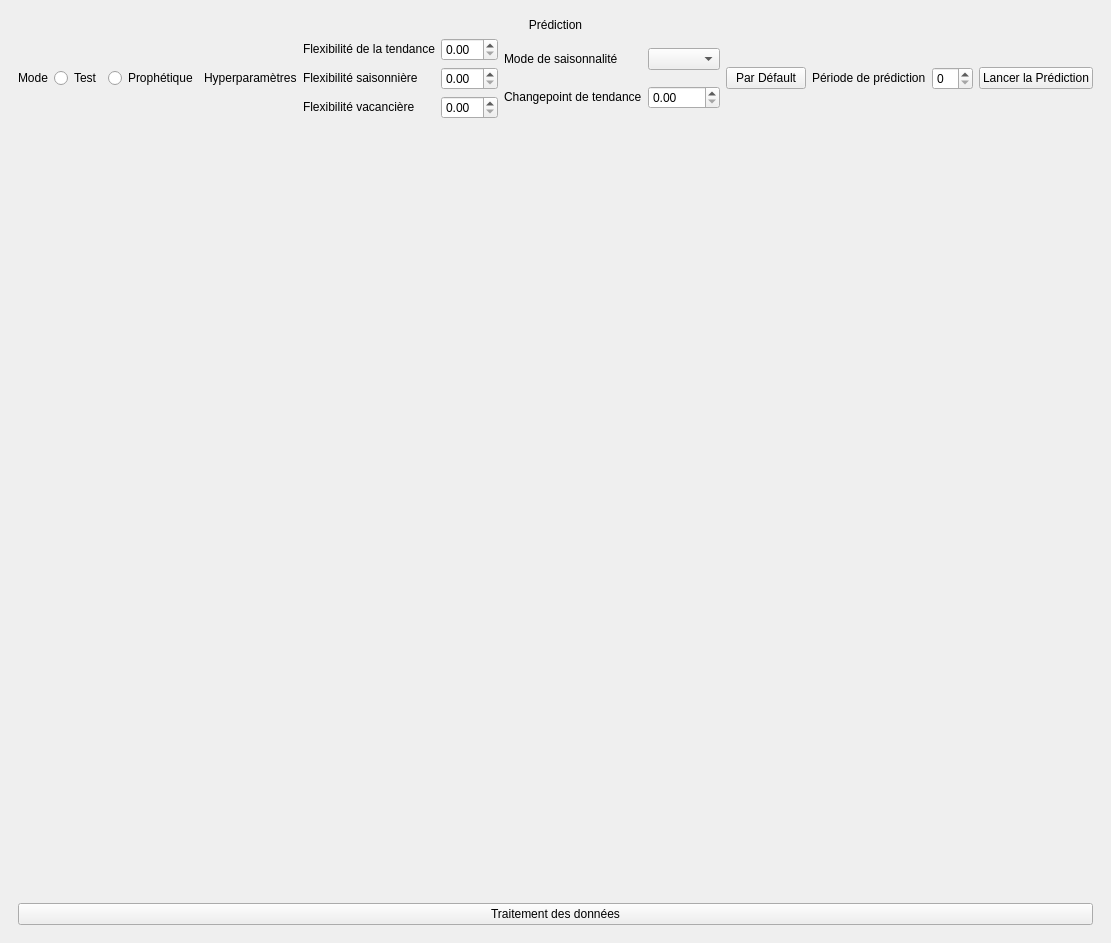
<?xml version="1.0" encoding="UTF-8"?>
<ui version="4.0">
 <class>MainWindow</class>
 <widget class="QMainWindow" name="MainWindow">
  <property name="geometry">
   <rect>
    <x>0</x>
    <y>0</y>
    <width>1060</width>
    <height>943</height>
   </rect>
  </property>
  <property name="windowTitle">
   <string>MainWindow</string>
  </property>
  <widget class="QWidget" name="centralwidget">
   <layout class="QHBoxLayout" name="horizontalLayout_2">
    <item>
     <widget class="QStackedWidget" name="pages">
      <property name="currentIndex">
       <number>1</number>
      </property>
      <widget class="QWidget" name="preproc_page">
       <layout class="QVBoxLayout" name="verticalLayout">
        <item>
         <widget class="QLabel" name="data_page_title">
          <property name="sizePolicy">
           <sizepolicy hsizetype="Preferred" vsizetype="Fixed">
            <horstretch>0</horstretch>
            <verstretch>0</verstretch>
           </sizepolicy>
          </property>
          <property name="text">
           <string>Traitement des données</string>
          </property>
          <property name="alignment">
           <set>Qt::AlignCenter</set>
          </property>
         </widget>
        </item>
        <item>
         <layout class="QHBoxLayout" name="file_layout">
          <item>
           <widget class="QPushButton" name="open_but">
            <property name="text">
             <string>Ouvrir</string>
            </property>
           </widget>
          </item>
          <item>
           <widget class="QPushButton" name="save_but">
            <property name="text">
             <string>Sauvegarder</string>
            </property>
           </widget>
          </item>
          <item>
           <widget class="QPushButton" name="save_as_but">
            <property name="text">
             <string>Sauvegarder sous</string>
            </property>
           </widget>
          </item>
         </layout>
        </item>
        <item>
         <layout class="QHBoxLayout" name="Preproc_but_layout">
          <item>
           <widget class="QLabel" name="data_sel_label">
            <property name="text">
             <string>Séléction des données</string>
            </property>
           </widget>
          </item>
          <item>
           <layout class="QGridLayout" name="col_sel_layout">
            <item row="0" column="0">
             <widget class="QLabel" name="date_col_sel_label">
              <property name="text">
               <string>Colonne Date</string>
              </property>
             </widget>
            </item>
            <item row="0" column="1">
             <widget class="QComboBox" name="date_col_sel_box">
              <property name="sizePolicy">
               <sizepolicy hsizetype="Expanding" vsizetype="Fixed">
                <horstretch>0</horstretch>
                <verstretch>0</verstretch>
               </sizepolicy>
              </property>
             </widget>
            </item>
            <item row="1" column="0">
             <widget class="QLabel" name="data_col_sel_label">
              <property name="text">
               <string>Colonne Data</string>
              </property>
             </widget>
            </item>
            <item row="1" column="1">
             <widget class="QComboBox" name="data_col_sel_box">
              <property name="sizePolicy">
               <sizepolicy hsizetype="Expanding" vsizetype="Fixed">
                <horstretch>0</horstretch>
                <verstretch>0</verstretch>
               </sizepolicy>
              </property>
             </widget>
            </item>
           </layout>
          </item>
          <item>
           <widget class="QPushButton" name="create_data_but">
            <property name="sizePolicy">
             <sizepolicy hsizetype="Minimum" vsizetype="Fixed">
              <horstretch>0</horstretch>
              <verstretch>0</verstretch>
             </sizepolicy>
            </property>
            <property name="text">
             <string>Créer le dataset</string>
            </property>
           </widget>
          </item>
          <item>
           <spacer name="Spacer">
            <property name="orientation">
             <enum>Qt::Horizontal</enum>
            </property>
            <property name="sizeHint" stdset="0">
             <size>
              <width>40</width>
              <height>20</height>
             </size>
            </property>
           </spacer>
          </item>
          <item>
           <widget class="QLabel" name="missing_values_label">
            <property name="text">
             <string>Gestion des valeurs manquantes</string>
            </property>
           </widget>
          </item>
          <item>
           <widget class="QComboBox" name="missing_values_box"/>
          </item>
          <item>
           <widget class="QPushButton" name="missing_values_but">
            <property name="text">
             <string>Appliquer</string>
            </property>
           </widget>
          </item>
          <item>
           <spacer name="horizontalSpacer_5">
            <property name="orientation">
             <enum>Qt::Horizontal</enum>
            </property>
            <property name="sizeHint" stdset="0">
             <size>
              <width>40</width>
              <height>20</height>
             </size>
            </property>
           </spacer>
          </item>
          <item>
           <widget class="QLabel" name="scaler_label">
            <property name="text">
             <string>Scaler</string>
            </property>
           </widget>
          </item>
          <item>
           <widget class="QComboBox" name="scaler_box"/>
          </item>
          <item>
           <widget class="QPushButton" name="scaler_but">
            <property name="text">
             <string>Appliquer</string>
            </property>
           </widget>
          </item>
          <item>
           <widget class="QPushButton" name="reset_but">
            <property name="text">
             <string>Rétablir</string>
            </property>
           </widget>
          </item>
         </layout>
        </item>
        <item>
         <widget class="QTableView" name="data_viewer">
          <property name="sortingEnabled">
           <bool>true</bool>
          </property>
         </widget>
        </item>
        <item>
         <widget class="QPushButton" name="pred_page_but">
          <property name="text">
           <string>Prédiction </string>
          </property>
         </widget>
        </item>
       </layout>
      </widget>
      <widget class="QWidget" name="pred_page">
       <layout class="QVBoxLayout" name="verticalLayout_2">
        <item>
         <widget class="QLabel" name="pred_page_label">
          <property name="sizePolicy">
           <sizepolicy hsizetype="Preferred" vsizetype="Fixed">
            <horstretch>0</horstretch>
            <verstretch>0</verstretch>
           </sizepolicy>
          </property>
          <property name="text">
           <string>Prédiction</string>
          </property>
          <property name="alignment">
           <set>Qt::AlignCenter</set>
          </property>
         </widget>
        </item>
        <item>
         <layout class="QHBoxLayout" name="pred_param_layout">
          <item>
           <widget class="QLabel" name="mode_label">
            <property name="sizePolicy">
             <sizepolicy hsizetype="Preferred" vsizetype="Fixed">
              <horstretch>0</horstretch>
              <verstretch>0</verstretch>
             </sizepolicy>
            </property>
            <property name="text">
             <string>Mode</string>
            </property>
           </widget>
          </item>
          <item>
           <widget class="QRadioButton" name="test_radio">
            <property name="text">
             <string>Test</string>
            </property>
           </widget>
          </item>
          <item>
           <widget class="QRadioButton" name="prophecy_radio">
            <property name="text">
             <string>Prophétique</string>
            </property>
           </widget>
          </item>
          <item>
           <spacer name="horizontalSpacer">
            <property name="orientation">
             <enum>Qt::Horizontal</enum>
            </property>
            <property name="sizeHint" stdset="0">
             <size>
              <width>40</width>
              <height>20</height>
             </size>
            </property>
           </spacer>
          </item>
          <item>
           <widget class="QLabel" name="hyper_label">
            <property name="sizePolicy">
             <sizepolicy hsizetype="Preferred" vsizetype="Fixed">
              <horstretch>0</horstretch>
              <verstretch>0</verstretch>
             </sizepolicy>
            </property>
            <property name="text">
             <string>Hyperparamètres</string>
            </property>
           </widget>
          </item>
          <item>
           <layout class="QGridLayout" name="hyper_flex_layout">
            <item row="0" column="1">
             <widget class="QDoubleSpinBox" name="trend_box"/>
            </item>
            <item row="1" column="0">
             <widget class="QLabel" name="saison_label">
              <property name="sizePolicy">
               <sizepolicy hsizetype="Preferred" vsizetype="Fixed">
                <horstretch>0</horstretch>
                <verstretch>0</verstretch>
               </sizepolicy>
              </property>
              <property name="text">
               <string>Flexibilité saisonnière</string>
              </property>
             </widget>
            </item>
            <item row="0" column="0">
             <widget class="QLabel" name="trend_label">
              <property name="sizePolicy">
               <sizepolicy hsizetype="Preferred" vsizetype="Fixed">
                <horstretch>0</horstretch>
                <verstretch>0</verstretch>
               </sizepolicy>
              </property>
              <property name="text">
               <string>Flexibilité de la tendance</string>
              </property>
             </widget>
            </item>
            <item row="1" column="1">
             <widget class="QDoubleSpinBox" name="saison_box"/>
            </item>
            <item row="2" column="0">
             <widget class="QLabel" name="holiday_label">
              <property name="sizePolicy">
               <sizepolicy hsizetype="Preferred" vsizetype="Fixed">
                <horstretch>0</horstretch>
                <verstretch>0</verstretch>
               </sizepolicy>
              </property>
              <property name="text">
               <string>Flexibilité vacancière</string>
              </property>
             </widget>
            </item>
            <item row="2" column="1">
             <widget class="QDoubleSpinBox" name="holiday_box"/>
            </item>
           </layout>
          </item>
          <item>
           <layout class="QGridLayout" name="hyper_other_layout">
            <item row="1" column="0">
             <widget class="QLabel" name="changepoint_label">
              <property name="sizePolicy">
               <sizepolicy hsizetype="Preferred" vsizetype="Fixed">
                <horstretch>0</horstretch>
                <verstretch>0</verstretch>
               </sizepolicy>
              </property>
              <property name="text">
               <string>Changepoint de tendance</string>
              </property>
             </widget>
            </item>
            <item row="0" column="0">
             <widget class="QLabel" name="saison_mode_label">
              <property name="sizePolicy">
               <sizepolicy hsizetype="Preferred" vsizetype="Fixed">
                <horstretch>0</horstretch>
                <verstretch>0</verstretch>
               </sizepolicy>
              </property>
              <property name="text">
               <string>Mode de saisonnalité</string>
              </property>
             </widget>
            </item>
            <item row="0" column="1">
             <widget class="QComboBox" name="saison_mode_box"/>
            </item>
            <item row="1" column="1">
             <widget class="QDoubleSpinBox" name="changepoint_box"/>
            </item>
           </layout>
          </item>
          <item>
           <widget class="QPushButton" name="pred_default_but">
            <property name="text">
             <string>Par Défault</string>
            </property>
           </widget>
          </item>
          <item>
           <spacer name="horizontalSpacer_6">
            <property name="orientation">
             <enum>Qt::Horizontal</enum>
            </property>
            <property name="sizeHint" stdset="0">
             <size>
              <width>40</width>
              <height>20</height>
             </size>
            </property>
           </spacer>
          </item>
          <item>
           <widget class="QLabel" name="pred_days_label">
            <property name="sizePolicy">
             <sizepolicy hsizetype="Preferred" vsizetype="Fixed">
              <horstretch>0</horstretch>
              <verstretch>0</verstretch>
             </sizepolicy>
            </property>
            <property name="text">
             <string>Période de prédiction</string>
            </property>
           </widget>
          </item>
          <item>
           <widget class="QSpinBox" name="pred_days_box"/>
          </item>
          <item>
           <widget class="QPushButton" name="start_pred_but">
            <property name="text">
             <string>Lancer la Prédiction</string>
            </property>
           </widget>
          </item>
         </layout>
        </item>
        <item>
         <layout class="QHBoxLayout" name="graph_layout">
          <item>
           <widget class="QLabel" name="pred_graph">
            <property name="sizePolicy">
             <sizepolicy hsizetype="Preferred" vsizetype="Preferred">
              <horstretch>0</horstretch>
              <verstretch>0</verstretch>
             </sizepolicy>
            </property>
            <property name="text">
             <string/>
            </property>
           </widget>
          </item>
          <item>
           <widget class="QLabel" name="component_graph">
            <property name="text">
             <string/>
            </property>
           </widget>
          </item>
         </layout>
        </item>
        <item>
         <widget class="QPushButton" name="preproc_but">
          <property name="text">
           <string>Traitement des données</string>
          </property>
         </widget>
        </item>
       </layout>
      </widget>
     </widget>
    </item>
   </layout>
  </widget>
 </widget>
 <resources/>
 <connections/>
</ui>
